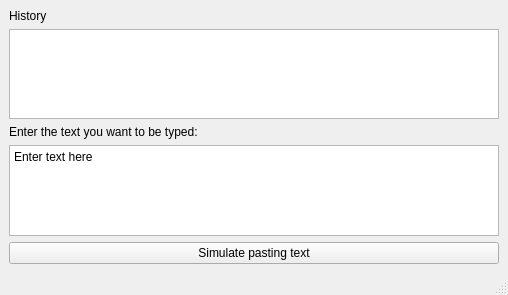
<?xml version="1.0" encoding="UTF-8"?>
<ui version="4.0">
 <class>MainWindow</class>
 <widget class="QMainWindow" name="MainWindow">
  <property name="geometry">
   <rect>
    <x>0</x>
    <y>0</y>
    <width>508</width>
    <height>295</height>
   </rect>
  </property>
  <property name="windowTitle">
   <string>Paste typer</string>
  </property>
  <widget class="QWidget" name="centralwidget">
   <layout class="QVBoxLayout" name="verticalLayout">
    <item>
     <widget class="QLabel" name="label_2">
      <property name="text">
       <string>History</string>
      </property>
     </widget>
    </item>
    <item>
     <widget class="QListWidget" name="listWidget"/>
    </item>
    <item>
     <widget class="QLabel" name="label">
      <property name="text">
       <string>Enter the text you want to be typed:</string>
      </property>
     </widget>
    </item>
    <item>
     <widget class="QPlainTextEdit" name="plainTextEdit">
      <property name="plainText">
       <string>Enter text here</string>
      </property>
     </widget>
    </item>
    <item>
     <widget class="QPushButton" name="simulateTypeButton">
      <property name="text">
       <string>Simulate pasting text</string>
      </property>
     </widget>
    </item>
   </layout>
  </widget>
  <widget class="QStatusBar" name="statusbar"/>
 </widget>
 <resources/>
 <connections/>
</ui>
